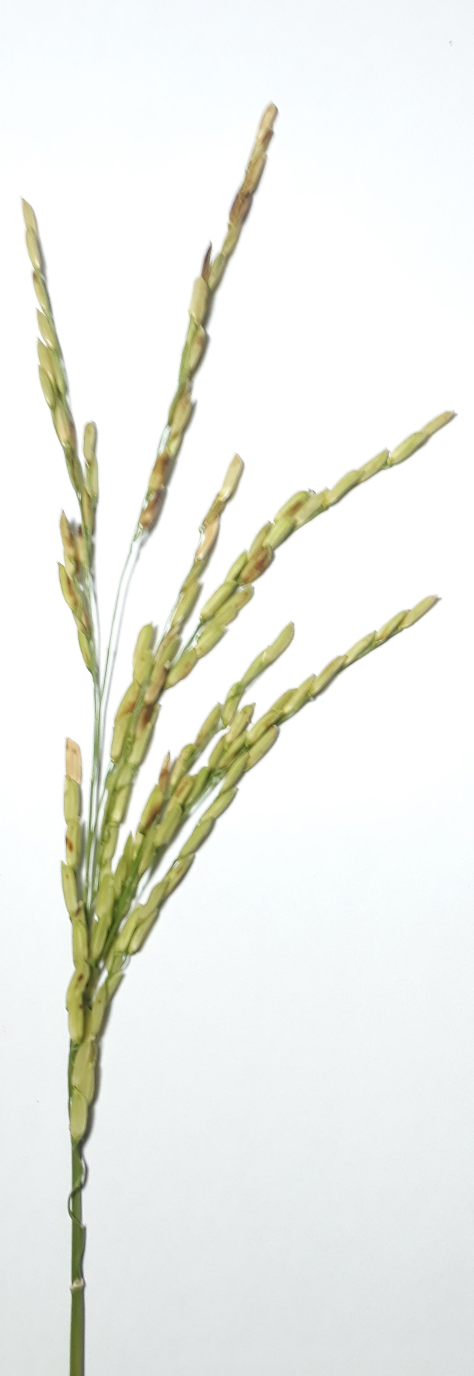
#> input picture TEST_DATA/lua2.jpg, 1421 x 4128 px (shown at 1/3 size)
$ python Detect_pic_lua.py
#> lines starting #> are read from the running program, lines starting #| are printed output that depends on the picture; after the words box and inside, x2 and y2 are one past the last pixel; in counts of white or black regions, pixels touching at a corner belong together
### remove_white.py


import cv2 as cv
import os
import numpy as np

def nothing(x):
    pass

cv.namedWindow("remmove_white")

cv.createTrackbar("min-H", "remmove_white", 0, 255, nothing)
cv.createTrackbar("min-S", "remmove_white", 0, 255, nothing)
cv.createTrackbar("min-V", "remmove_white", 0, 255, nothing)

cv.createTrackbar("max-H", "remmove_white", 201, 255, nothing)
cv.createTrackbar("max-S", "remmove_white", 57, 255, nothing)
cv.createTrackbar("max-V", "remmove_white", 255, 255, nothing)

def remove_white(img):

    minH = cv.getTrackbarPos("min-H", "remmove_white")
    minS = cv.getTrackbarPos("min-S", "remmove_white")
    minV = cv.getTrackbarPos("min-V", "remmove_white")
    maxH = cv.getTrackbarPos("max-H", "remmove_white")
    maxS = cv.getTrackbarPos("max-S", "remmove_white")
    maxV = cv.getTrackbarPos("max-V", "remmove_white")

    min = np.array([minH, minS, minV])
    max = np.array([maxH, maxS, maxV])

    hsv = cv.cvtColor(img, cv.COLOR_BGR2HSV)
    cv.imshow("hsv", hsv)

    mask = cv.inRange(hsv, min, max)

    kernel = np.ones((3,3), np.uint8)
    ret, thresh = cv.threshold(mask, 127, 255, cv.THRESH_BINARY_INV)

    dilate = cv.dilate(thresh,(10,10), 3)
    opening = cv.morphologyEx(dilate, cv.MORPH_OPEN, kernel, iterations=2)

    bitwise = cv.bitwise_or(img, img, mask=opening)
    cv.imshow("bit9" , bitwise)

    gray = cv.cvtColor(bitwise, cv.COLOR_BGR2GRAY)
    canny = cv.Canny(gray, 120,175,3)

    adaptive = cv.adaptiveThreshold(gray,255,cv.ADAPTIVE_THRESH_GAUSSIAN_C, cv.THRESH_BINARY_INV,3,2)

    dilate = cv.dilate(adaptive, (10, 10), 3)

    ret, thresh1 = cv.threshold(mask, 127, 255, cv.THRESH_BINARY_INV)

    thresh2 = cv.morphologyEx(thresh1, cv.MORPH_CLOSE, kernel, iterations=2)

    contours, hierarchies = cv.findContours(thresh2, cv.RETR_EXTERNAL, cv.CHAIN_APPROX_NONE)

    for cnt in contours:
        area = cv.contourArea(cnt)
        if area >= 50:
            cv.drawContours(img, [cnt],-1, (0,255,0), 2)

    # cv.imshow("cannys", canny)
    # cv.imshow("adaptive", thresh2 )
    # cv.imshow("testting", img)

    return contours

### Detect_pic_lua.py
import cv2 as cv
import matplotlib.pyplot as plt
import numpy as np
from remove_white import remove_white as rmovew

img = cv.imread("./TEST_DATA/lua2.jpg")
#> img is the input picture: shape (4128, 1421, 3); mean B, G, R 231.8, 237.9, 235.9

img = cv.resize(img, (1000, 1000))
#> img: shape (1000, 1000, 3)


def remove_tree(min, max):
    hsv = cv.cvtColor(img, cv.COLOR_BGR2HSV)
    mask = cv.inRange(hsv, min, max)

    canny = cv.Canny(mask, 60, 165, 3)
    # damaged seeds detect
    dilate = cv.dilate(canny, (10, 10), iterations=2)
    ret, thresh = cv.threshold(mask, 127, 255, cv.THRESH_BINARY_INV)

    # import mask to img . (remove tree)

    contours, hierarchies = cv.findContours(dilate, cv.RETR_LIST, cv.CHAIN_APPROX_SIMPLE)

    # white remove
    bitwise = cv.bitwise_or(img, img, mask=thresh)
    cv.imshow("tesssting", bitwise)
    white_removed = rmovew(bitwise)

    return white_removed


# [14 lines left out: function detect_rice, not called in this run]

    # opening = cv.morphologyEx(sure_bg, cv.MORPH_OPEN, kernel, iterations=5)


def nothing(x):
    pass

cv.namedWindow("remove_tree")

cv.createTrackbar("min-H", "remove_tree", 0, 255, nothing)
cv.createTrackbar("min-S", "remove_tree", 23, 255, nothing)
cv.createTrackbar("min-V", "remove_tree", 109, 255, nothing)

cv.createTrackbar("max-H", "remove_tree", 35, 255, nothing)
cv.createTrackbar("max-S", "remove_tree", 196, 255, nothing)
cv.createTrackbar("max-V", "remove_tree", 255, 255, nothing)

while (1):

    rminH = cv.getTrackbarPos("min-H", "remove_tree")
    rminS = cv.getTrackbarPos("min-S", "remove_tree")
    rminV = cv.getTrackbarPos("min-V", "remove_tree")
    rmaxH = cv.getTrackbarPos("max-H", "remove_tree")
    rmaxS = cv.getTrackbarPos("max-S", "remove_tree")
    rmaxV = cv.getTrackbarPos("max-V", "remove_tree")

    # seed
    min = np.array([0, 94, 0])
    max = np.array([21, 255, 255])
    # tree

    tree_min = np.array([rminH, rminS, rminV])
    tree_max = np.array([rmaxH, rmaxS, rmaxV])

    hsv = cv.cvtColor(img, cv.COLOR_BGR2HSV)
#> hsv: shape (1000, 1000, 3); mean H, S, V 54, 13.8, 238.9
    mask = cv.inRange(hsv, tree_min, tree_max)
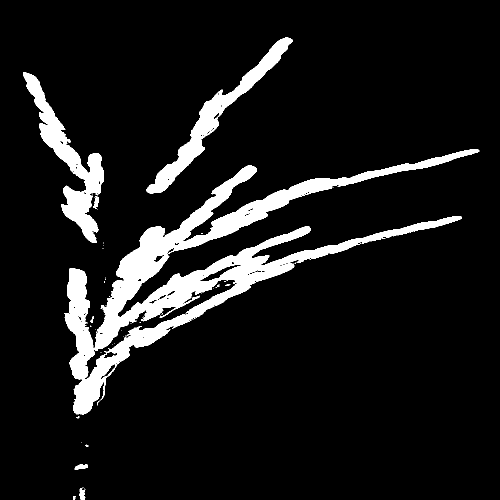
#> mask: shape (1000, 1000) (shown at 1/2 size); 9.6% white; 59 white regions (50 under 20 px), largest, box (x1, y1, x2, y2) and area: (129, 299, 959, 829) 70472, (46, 145, 208, 486) 13284, (293, 75, 585, 387) 11593

    cv.imshow("masktestting", mask)

    canny = cv.Canny(mask, 60, 165, 3)
#> canny: shape (1000, 1000); 1.1% white in thin lines or dots, all inside (x1, y1, x2, y2) = (46, 74, 959, 1000)
    # damaged seeds detect
    dilate = cv.dilate(canny, (10, 10), iterations=2)
    ret, thresh = cv.threshold(mask, 127, 255, cv.THRESH_BINARY_INV)
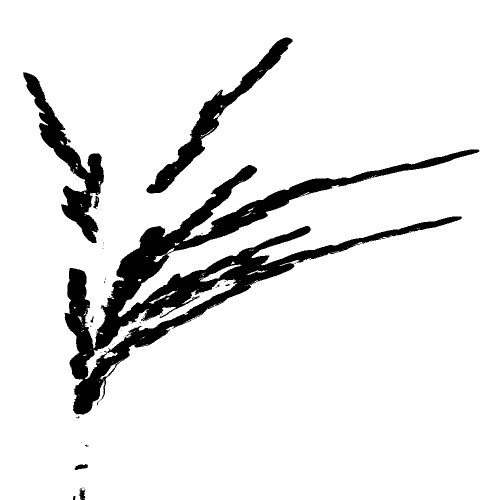
#> thresh: shape (1000, 1000) (shown at 1/2 size); 90.4% white; 59 black regions (50 under 20 px)

    # import mask to img . (remove tree)

    contours, hierarchies = cv.findContours(dilate, cv.RETR_LIST, cv.CHAIN_APPROX_SIMPLE)
#> contours = 249 contours, 213 with area under 20; largest, box (x1, y1, x2, y2) and area: (292, 74, 585, 389) 12526, (129, 298, 959, 831) 12050, (292, 76, 585, 387) 10738, (398, 523, 483, 565) 926, (122, 337, 197, 488) 582

    # abc sfafa

    # white remove
    bitwise = cv.bitwise_or(img, img, mask=thresh)
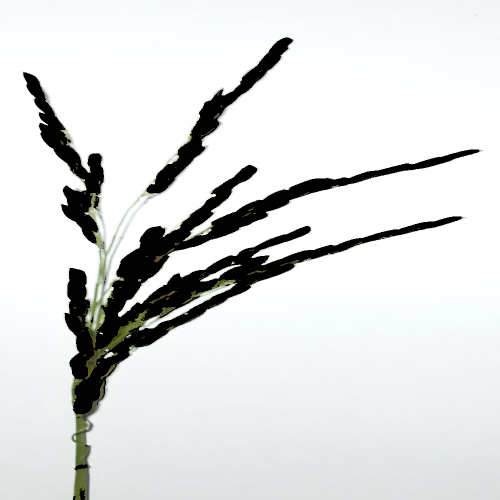
#> bitwise: shape (1000, 1000, 3) (shown at 1/2 size); mean B, G, R 221.3, 221.7, 219.4

    tree_remove_done = remove_tree(tree_min, tree_max)
#> in remove_white, `mask = cv.inRange(hsv, min, max)`:
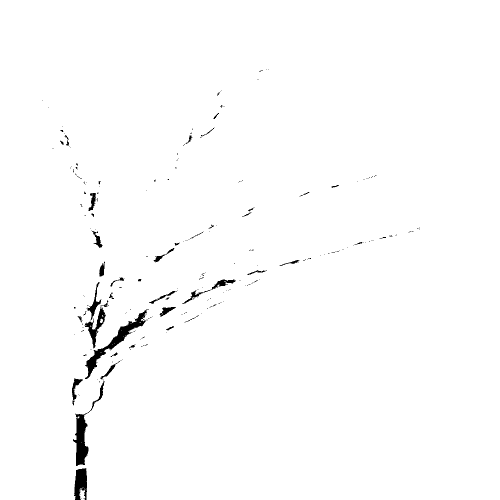
#> mask: shape (1000, 1000) (shown at 1/2 size); 98.8% white; 238 black regions (198 under 20 px), largest, box (x1, y1, x2, y2) and area: (170, 618, 298, 758) 2426, (146, 761, 209, 932) 2181, (148, 936, 174, 1000) 1244
#> in remove_white, `thresh2 = cv.morphologyEx(thresh1, cv.MORPH_CLOSE, kernel, iterations=2)`:
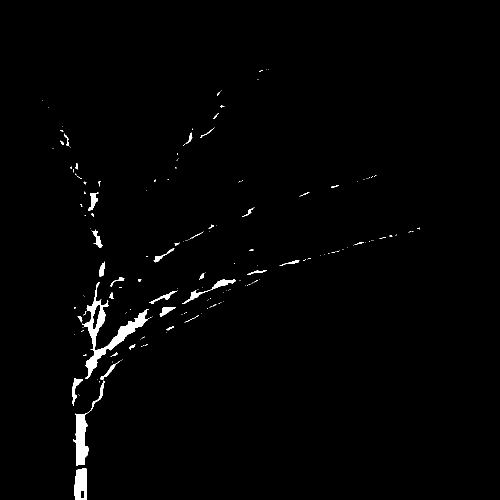
#> thresh2: shape (1000, 1000) (shown at 1/2 size); 1.3% white; 179 white regions (141 under 20 px)
#> in remove_white, `contours, hierarchies = cv.findContours(thresh2, cv.RETR_EXTERNAL, cv...`: contours = 179 contours, 150 with area under 20; largest, box (x1, y1, x2, y2) and area: (164, 564, 298, 758) 4356, (146, 761, 209, 932) 2030, (148, 936, 174, 1000) 1370, (365, 558, 472, 608) 581, (144, 756, 166, 812) 316
#> the loop in remove_white, `for cnt in contours:` made 179 passes
#> area on passes 1, 5, 7: 1370, 2030, 316
#> after the loop in remove_white, `for cnt in contours:`:
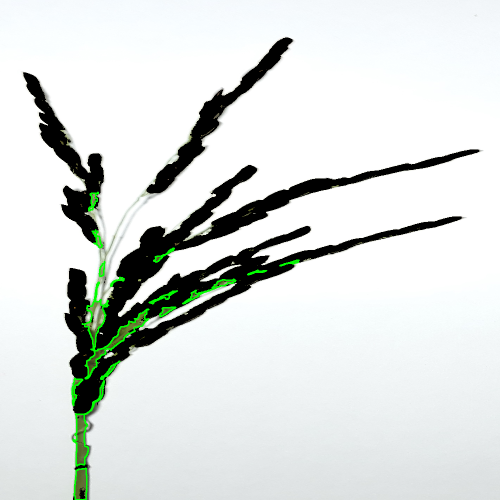
#> img: shape (1000, 1000, 3) (shown at 1/2 size); 0.86% of pixels changed, all inside (x1, y1, x2, y2) = (143, 383, 600, 1000)
#> in remove_tree, `white_removed = rmovew(bitwise)`: white_removed has the same summary as contours in remove_white
#> tree_remove_done has the same summary as contours in remove_white

    white_removed = rmovew(bitwise)
#> the loop in remove_white (call 2), `for cnt in contours:` made 179 passes
#> white_removed has the same summary as contours in remove_white

    final1 = cv.drawContours(img.copy(), contours, -1, (0, 0, 255), 1)
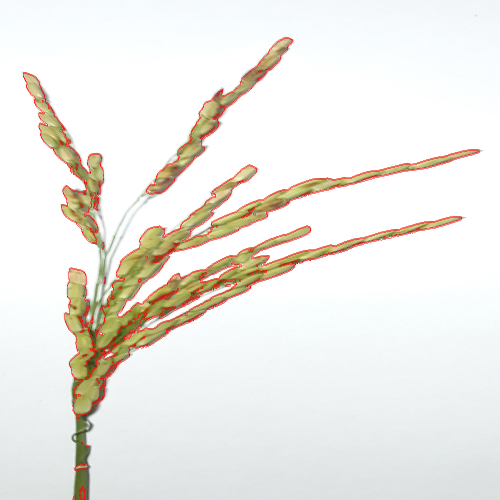
#> final1: shape (1000, 1000, 3) (shown at 1/2 size); mean B, G, R 229.1, 234.7, 237.3
    cv.imshow("final1", final1)
    final2 = cv.drawContours(final1.copy(), white_removed, -1, (0, 255, 0), 1)
    cv.imshow("final", final2)
    final3 = cv.drawContours(final2.copy(), white_removed, -1, (255, 0, 0), 1)
    cv.imshow("final3", final3)

    # detect rice
    # detect_rice(img)

    if cv.waitKey(20) & 0xFF == ord('d'):
#> (key Esc is pressed here)
        break

cv.destroyAllWindows()

$ run again, with TEST_DATA/lua3.jpg copied over TEST_DATA/lua2.jpg
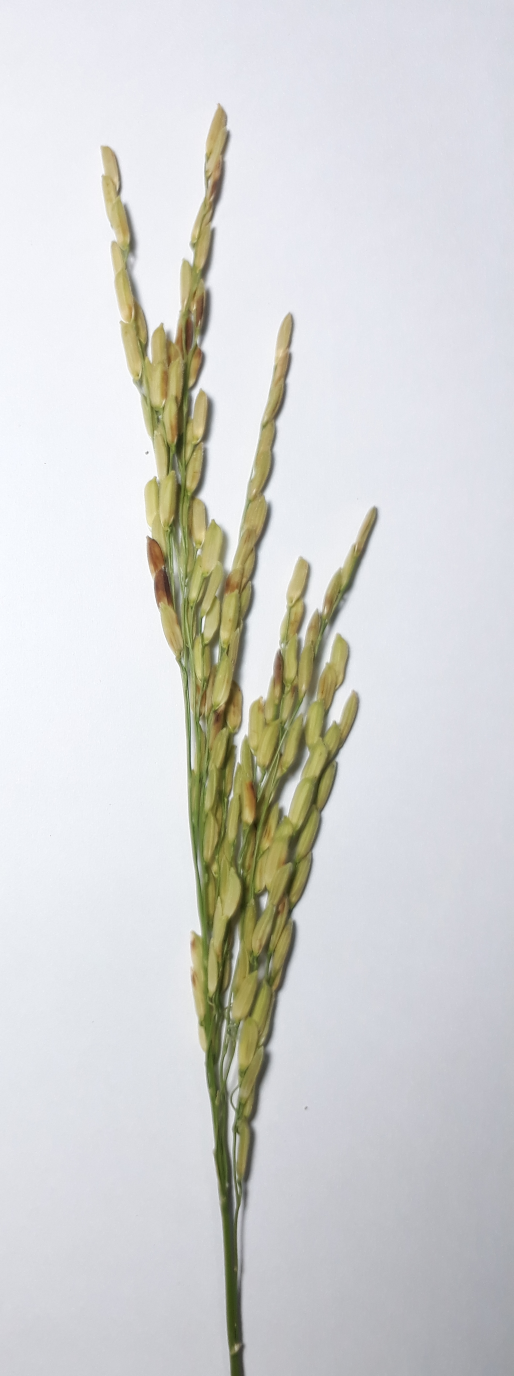
#> input picture TEST_DATA/lua3.jpg, 1541 x 4128 px (shown at 1/3 size)
#> img is the input picture: shape (4128, 1541, 3); mean B, G, R 210.6, 212, 211.4
#> `contours, hierarchies = cv.findContours(dilate, cv.RETR_LIST, cv.CHAIN..`: contours = 461 contours, 364 with area under 20; largest, box (x1, y1, x2, y2) and area: (393, 523, 603, 773) 5348, (446, 535, 668, 883) 4262, (411, 368, 733, 628) 2530, (564, 552, 655, 659) 2380, (196, 75, 444, 528) 2332
#> opening: shape (1000, 1000); 2.2% white; 54 white regions, largest, box (x1, y1, x2, y2) and area: (398, 592, 486, 981) 8084, (369, 559, 415, 697) 2445, (550, 546, 648, 673) 1724
#> adaptive: shape (1000, 1000); 1.1% white in thin lines or dots, all inside (x1, y1, x2, y2) = (316, 221, 649, 1000)
#> thresh2: shape (1000, 1000); 3% white; 142 white regions (110 under 20 px)
#> in remove_white, `contours, hierarchies = cv.findContours(thresh2, cv.RETR_EXTERNAL, cv...`: contours = 142 contours, 115 with area under 20; largest, box (x1, y1, x2, y2) and area: (394, 524, 595, 1000) 12904, (349, 429, 428, 697) 3970, (316, 232, 391, 447) 2992, (484, 536, 668, 748) 2894, (412, 532, 457, 626) 1322
#> the loop in remove_white, `for cnt in contours:` made 142 passes
#> area on passes 2, 4, 5, 9, 19, 28, 30, 33: 29.5, 25, 47.5, 212, 36.5, 2894, 1322, 12904
#> after the loop in remove_white, `for cnt in contours:`:
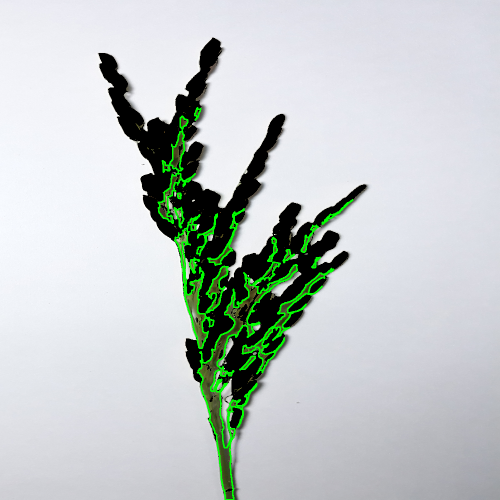
#> img: shape (1000, 1000, 3) (shown at 1/2 size); mean B, G, R 200.4, 201.5, 194.6
#> in remove_tree, `white_removed = rmovew(bitwise)`: white_removed has the same summary as contours in remove_white
#> tree_remove_done has the same summary as contours in remove_white
#> the loop in remove_white (call 2), `for cnt in contours:` made 142 passes
#> `white_removed = rmovew(bitwise)`: white_removed has the same summary as contours in remove_white
#> `final3 = cv.drawContours(final2.copy(), white_removed, -1, (255, 0, 0)..`:
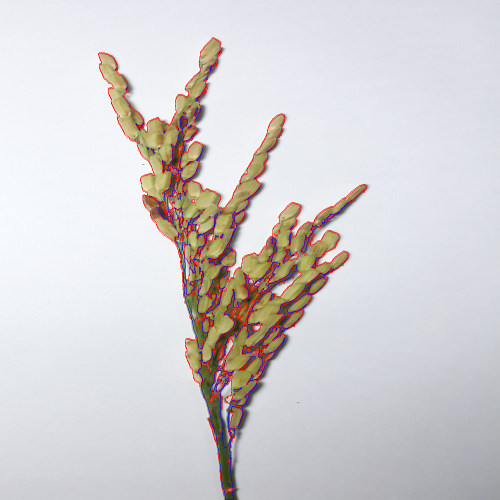
#> final3: shape (1000, 1000, 3) (shown at 1/2 size); mean B, G, R 210.2, 208.9, 212.4

$ run again, with TEST_DATA/lua4.jpg copied over TEST_DATA/lua2.jpg
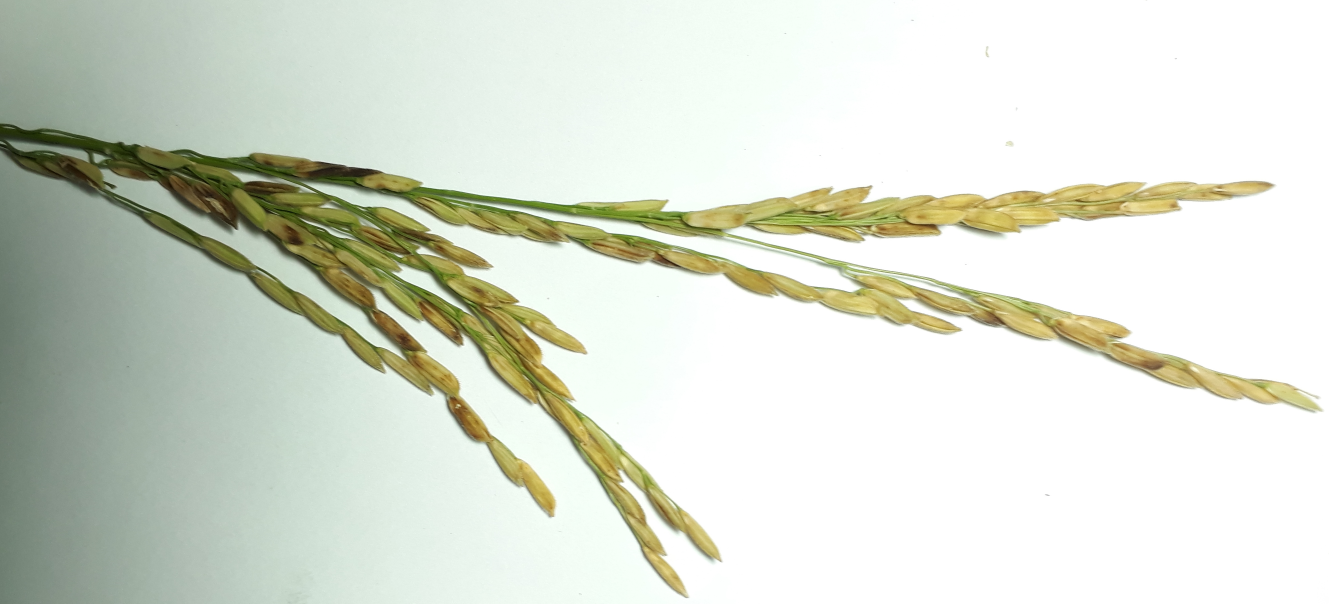
#> input picture TEST_DATA/lua4.jpg, 3987 x 1811 px (shown at 1/3 size)
#> img is the input picture: shape (1811, 3987, 3); mean B, G, R 208.4, 221.2, 216.1
#> `contours, hierarchies = cv.findContours(dilate, cv.RETR_LIST, cv.CHAIN..`: contours = 816 contours, 719 with area under 20; largest, box (x1, y1, x2, y2) and area: (480, 299, 959, 404) 25359, (513, 301, 959, 402) 22146, (175, 313, 419, 858) 17173, (252, 397, 358, 535) 5072, (476, 415, 995, 683) 2408
#> opening: shape (1000, 1000); 3.1% white; 32 white regions, largest, box (x1, y1, x2, y2) and area: (0, 205, 515, 457) 23530, (101, 348, 191, 457) 1906, (237, 318, 324, 407) 1515
#> adaptive: shape (1000, 1000); 1.5% white in thin lines or dots, all inside (x1, y1, x2, y2) = (0, 204, 762, 694)
#> thresh2: shape (1000, 1000); 4.3% white; 195 white regions (166 under 20 px)
#> in remove_white, `contours, hierarchies = cv.findContours(thresh2, cv.RETR_EXTERNAL, cv...`: contours = 192 contours, 170 with area under 20; largest, box (x1, y1, x2, y2) and area: (0, 204, 543, 678) 43832, (570, 349, 679, 378) 1153, (460, 387, 563, 445) 432, (619, 427, 678, 457) 412, (544, 384, 616, 426) 200
#> the loop in remove_white, `for cnt in contours:` made 192 passes
#> area on passes 23, 29, 32: 34, 140.5, 21.5
#> after the loop in remove_white, `for cnt in contours:`:
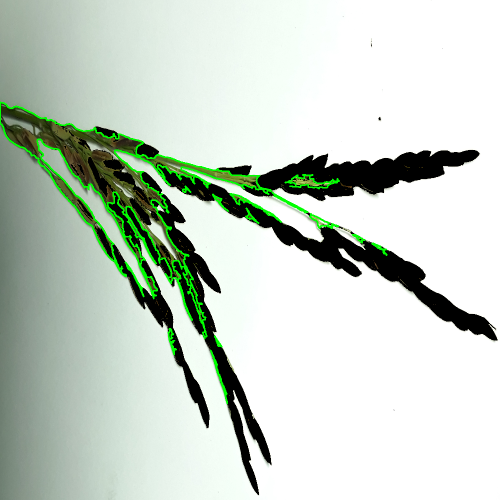
#> img: shape (1000, 1000, 3) (shown at 1/2 size); mean B, G, R 198.3, 209.5, 198.4
#> in remove_tree, `white_removed = rmovew(bitwise)`: white_removed has the same summary as contours in remove_white
#> tree_remove_done has the same summary as contours in remove_white
#> the loop in remove_white (call 2), `for cnt in contours:` made 192 passes
#> `white_removed = rmovew(bitwise)`: white_removed has the same summary as contours in remove_white
#> `final3 = cv.drawContours(final2.copy(), white_removed, -1, (255, 0, 0)..`:
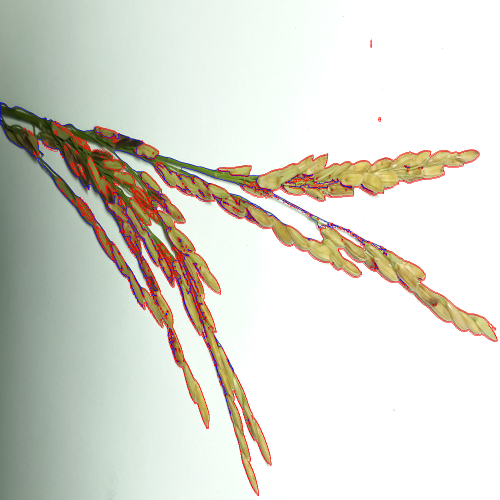
#> final3: shape (1000, 1000, 3) (shown at 1/2 size); mean B, G, R 207.2, 217.2, 217.4
